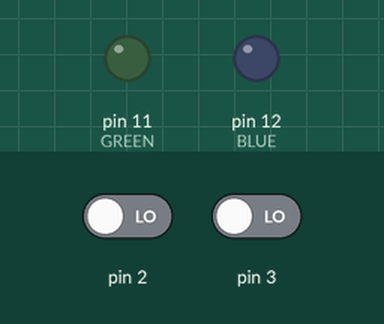
Bench run of a sketch on a simulated Arduino Uno, built with avr-gcc and run on an emulated ATmega328P. Shown: output pins drawn as LEDs (lit = HIGH). Inputs (shaded band) come from the test bench; at power-on: pin 3 LOW, pin 2 LOW.

Above: at 8.2 s.
8.3 s: pin 3 driven HIGH
At 8.45 s:
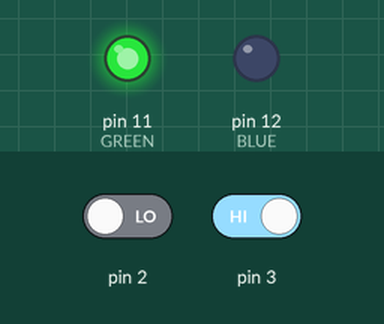
At 9.95 s:
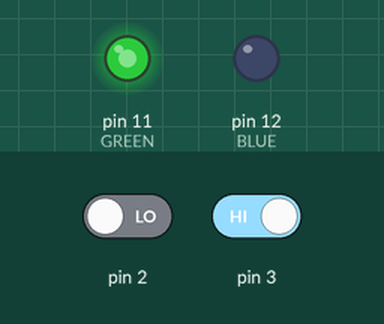
11.3 s: pin 2 driven HIGH
At 11.84 s:
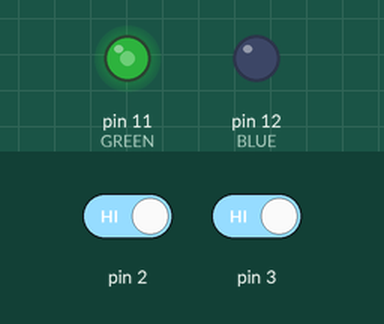
Timing chart, 0 to 14.3 s (numbered marks = the images above; inputs shaded):
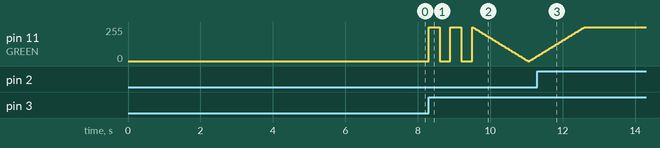

The sketch:

State_machine_3b.ino
```cpp
/*
  Phase 1A
  Question 3b

  Creates state machine with the following states: on (red), off (none), run (green), sleep (blue), diagnostic (red).
  Incorporates two push buttons.

  modified January 24 2018
  Elsa Ames, Ryan Friedman, Nate Krinsky
*/

const int RED = 10;
const int GREEN = 11;
const int BLUE = 12;

const int n = 5;

// false = open, true = closed
bool switch1 = false;
bool switch2 = false;

void setup()
{
  // initialize digital pin LED_BUILTIN as an output.
  //BLUE LED: Pin 13
  pinMode(BLUE, OUTPUT);
  //initalize to low
  digitalWrite(BLUE, LOW);
  //GREEN LED: Pin 12
  pinMode(12, OUTPUT);
  //RED LED: Pin 11
  pinMode(11, OUTPUT);
  //ON Mode: Powerup indicator
  //Flash RED lED @10Hz

  for(int i = 0; i < 30; i++) //does run mode for 3 seconds
  {
    digitalWrite(RED, HIGH);   // turn the LED on (HIGH is the voltage level)
    delay(100);                       // wait for a tenth of second
    digitalWrite(RED, LOW);    // turn the LED off by making the voltage LOW
    delay(100);                       // wait for a tenth of a second
  }

  //pause between states
  delay(1000);
}

// the loop function runs over and over again forever
void loop()
{
  run();
}

// green led flashes twice for duty cycle of 0.5 s, then fades over 3 seconds
void run()
{
  // enable interrupts for switches
  attachInterrupt(digitalPinToInterrupt(2), ISR_switch1, CHANGE);
  attachInterrupt(digitalPinToInterrupt(3), ISR_switch2, CHANGE);


  if (switch1 == false && switch2 == true)
  {
    //GREEN blink twice
    for(int i = 0; i < 2; i++)
    {
      digitalWrite(GREEN, HIGH);
      delay(300);
      digitalWrite(GREEN, LOW);
      delay(300);
    }

    // fade out from max to min in increments of 5 points:
    for (int fadeValue = 255 ; fadeValue >= 0; fadeValue -= 5)
    {
      // sets the value (range from 0 to 255):
      analogWrite(GREEN, fadeValue);
      // wait for 30 milliseconds to see the dimming effect
      delay(30);
    }

    // fade in from min to max in increments of 5 points:
    for (int fadeValue = 0 ; fadeValue <= 255; fadeValue += 5)
    {
      // sets the value (range from 0 to 255):
      analogWrite(GREEN, fadeValue);
      // wait for 30 milliseconds to see the dimming effect
      delay(30);
    }
  }

  else if (switch1 == true)
  {

  }
}

void diagnostic()
{
  //blinks n times
  for(int i = 0; i < n; i++)
  {
    digitalWrite(RED, HIGH);
    delay(300);
    digitalWrite(RED, LOW);
    delay(300);
  }
  while(1);
}

//
void sleep()
{

  //blinks at 4Hz for a second
  for(int i = 0; i < 3; i++) //does run mode for 1s
  {
    digitalWrite(BLUE, HIGH);   // turn the LED on (HIGH is the voltage level)
    delay(250);                       // wait for a quarter of second
    digitalWrite(BLUE, LOW);    // turn the LED off by making the voltage LOW
    delay(250);                       // wait for a quarter of a second
  }

  //fades out
  // fade out from max to min in increments of 5 points:
  for (int fadeValue = 255 ; fadeValue >= 0; fadeValue -= 5)
  {
    // sets the value (range from 0 to 255):
    analogWrite(BLUE, fadeValue);
    // wait for 30 milliseconds to see the dimming effect
    delay(30);
  }

  digitalWrite(BLUE, LOW);
  while(1)
  {}

}

// interrupt service routine when switch 1 is altered
void ISR_switch1() {
  if (digitalRead(2) == HIGH)
  {
    switch1 = true;
  }
  else if (digitalRead(2) == LOW)
  {
    switch1 = false;
  }
}

// interrupt service routine when switch 2 is altered
void ISR_switch2() {
  if (digitalRead(3) == HIGH)
  {
    switch2 = true;
  }
  else if (digitalRead(3) == LOW)
  {
    switch2 = false;
  }

}
```

Measured:
- after the input at 11.3 s, pin 11 (GREEN): goes on until 12.6 s, then stays 255/255
